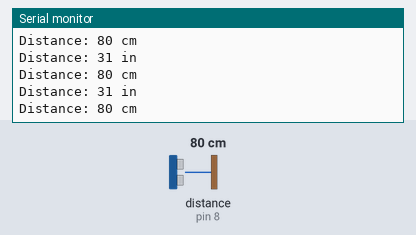
The sketch below on a simulated Arduino Uno, built with avr-gcc and run on an emulated ATmega328P. On the bench: the last lines printed to the serial monitor. Wiring (inferred from the names in the program): ultrasonic range finder: trigger pin 7; echo pin 8. The inputs (shaded band) are chosen by the test bench; at power-on: distance to the obstacle (sensor on pin 8) 80 cm. The echo pulse lasts 58.3 µs per cm.

Above: at 1.2 s.
1.3 s: distance to the obstacle (sensor on pin 8) set to 2 cm
At 2.4 s:
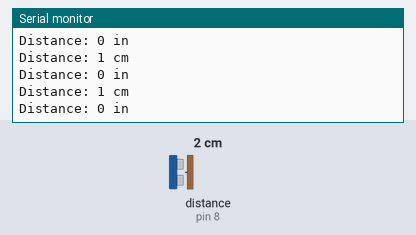
4.3 s: distance to the obstacle (sensor on pin 8) set to 35 cm
At 5.3 s:
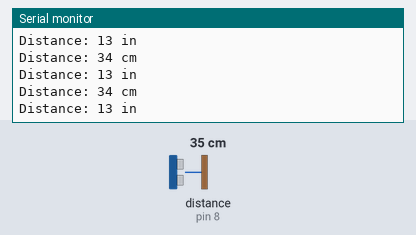
7.3 s: distance to the obstacle (sensor on pin 8) set to 4 cm
At 8.2 s:
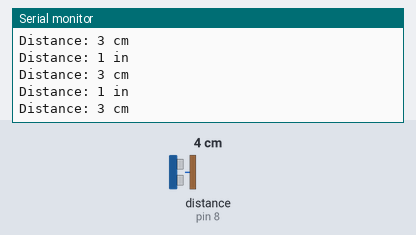
10.3 s: distance to the obstacle (sensor on pin 8) set to 60 cm
At 11.1 s:
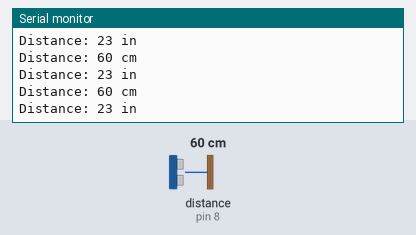
13.3 s: distance to the obstacle (sensor on pin 8) set to 9 cm
At 14.2 s:
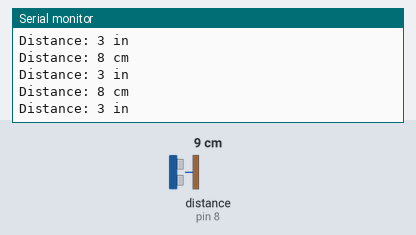
Timing chart, 0 to 16.3 s (numbered marks = the images above; inputs shaded):
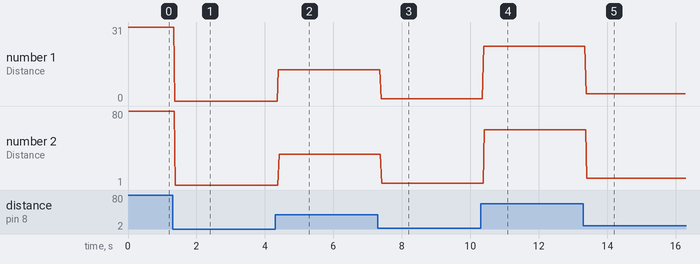

The sketch:

Sensor-Project.ino
```cpp
const int trigPin = 7;
const int echoPin = 8;

void setup() {
  // put your setup code here, to run once:
  pinMode(trigPin, OUTPUT);
  pinMode(echoPin, INPUT);
  Serial.begin(9600);
}

void loop() {
  // put your main code here, to run repeatedly:
  digitalWrite(trigPin, LOW);
  delayMicroseconds(10);
  digitalWrite(trigPin, HIGH);
  delayMicroseconds(10);
  digitalWrite(trigPin, LOW);

  long duration = pulseIn(echoPin, HIGH);
  long in = microsecondsToInches(duration);
  long cm = microsecondsToCentimeters(duration);

  Serial.print("Distance: ");
  Serial.print(in);
  Serial.print(" in\n");
  Serial.print("Distance: ");
  Serial.print(cm);
  Serial.print(" cm\n");
}

long microsecondsToInches(long microseconds) {
  return microseconds / 74 / 2;

}

long microsecondsToCentimeters (long microseconds) {
  return microseconds / 29 / 2;
}
```

Measured:
- after the input at 1.3 s, the serial monitor: prints a new line after 0.07 s (image 1)
- after the input at 4.3 s, the serial monitor: prints a new line after 0.10 s (image 2)
- after the input at 7.3 s, the serial monitor: prints a new line after 0.09 s (image 3)
- after the input at 10.3 s, the serial monitor: prints a new line after 0.09 s (image 4)
- after the input at 13.3 s, the serial monitor: prints a new line after 0.08 s (image 5)
- plotted number 1: 31 → 0 after the input at 1.3 s, 0 → 13 after the input at 4.3 s, 1 → 23 after the input at 10.3 s
- plotted number 2: 80 → 1 after the input at 1.3 s, 1 → 34 after the input at 4.3 s, 34 → 3 after the input at 7.3 s, 3 → 60 after the input at 10.3 s, 60 → 8 after the input at 13.3 s
